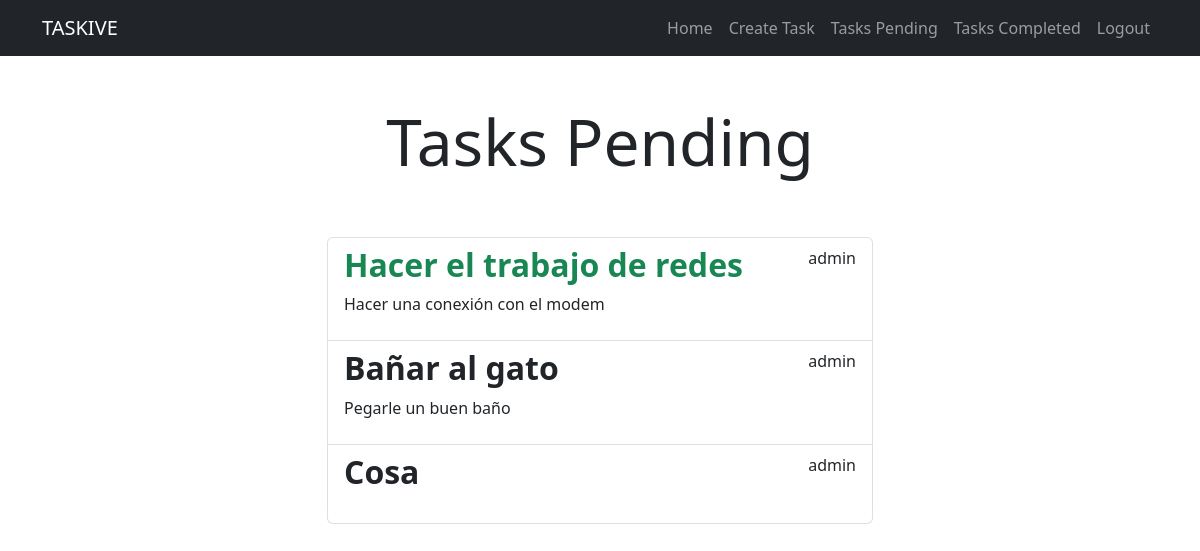
The app's page /tasks/ (signed in) with its own data.
### tasks/models.py (models this page shows, shortened)
class Task(models.Model):
    title = models.CharField(max_length=100)
    description = models.TextField(blank=True) #Blank true es que es opcional para el admin
    created = models.DateTimeField(auto_now_add=True) #Fecha, cuando se crea la tarea coge la hora de ahora como creado
    datecompleted = models.DateTimeField(null=True, blank = True)
    deadline = models.DateTimeField(null=True, blank=True)
    important = models.BooleanField(default=False) #Por defecto las tareas no son importantes
    user = models.ForeignKey(User, on_delete=models.CASCADE)  #Se elimina en cascada, lo relacionado

### tasks/views.py (the view)
# urls.py: path('tasks/',views.tasks, name = 'tasks'),
@login_required
def tasks(request):
    tasks = Task.objects.filter(user = request.user, datecompleted__isnull=True) #Usa un filtro para mirar cual muestra
    return render(request, 'tasks.html', {
        'tasks' : tasks
    } )

### tasks/templates/tasks.html (shortened to what this page needs)
{% extends 'base.html' %}
{% block content %}
<main class="container">
    <div class="row">
        <div class="col-md-6 offset-md-3">
            {% if completed_page %}
                <h1 class="text-center display-3 py-5">Tasks Completed</h1>
            {% else %}
                <h1 class="text-center display-3 py-5">Tasks Pending</h1>
            {% endif %}
            <ul class="list-group">
                {% for task in tasks %}
                <a class="list-group-item" href="{% url 'task_detail' task.id %}">
                    <header class="d-flex justify-content-between">
                        {% if task.important %}
                        <h2 class="fw-bold text-success">{{task.title}}</h2>
                        {% else %}
                           <h2 class="fw-bold"> {{task.title}}</h2>
                        {% endif %}
                        <p>{{task.user.username}}</p>
                    </header>
                    <p>{{task.description}}</p>
                </a>
                {% endfor %}
            </ul>
        </div>
    </div>
</main>
{% endblock %}

### records on screen
Task: title "Hacer el trabajo de redes", user.username "admin", description "Hacer una conexión con el modem"
Task: title "Bañar al gato", user.username "admin", description "Pegarle un buen baño"
Task: title "Cosa", user.username "admin"
